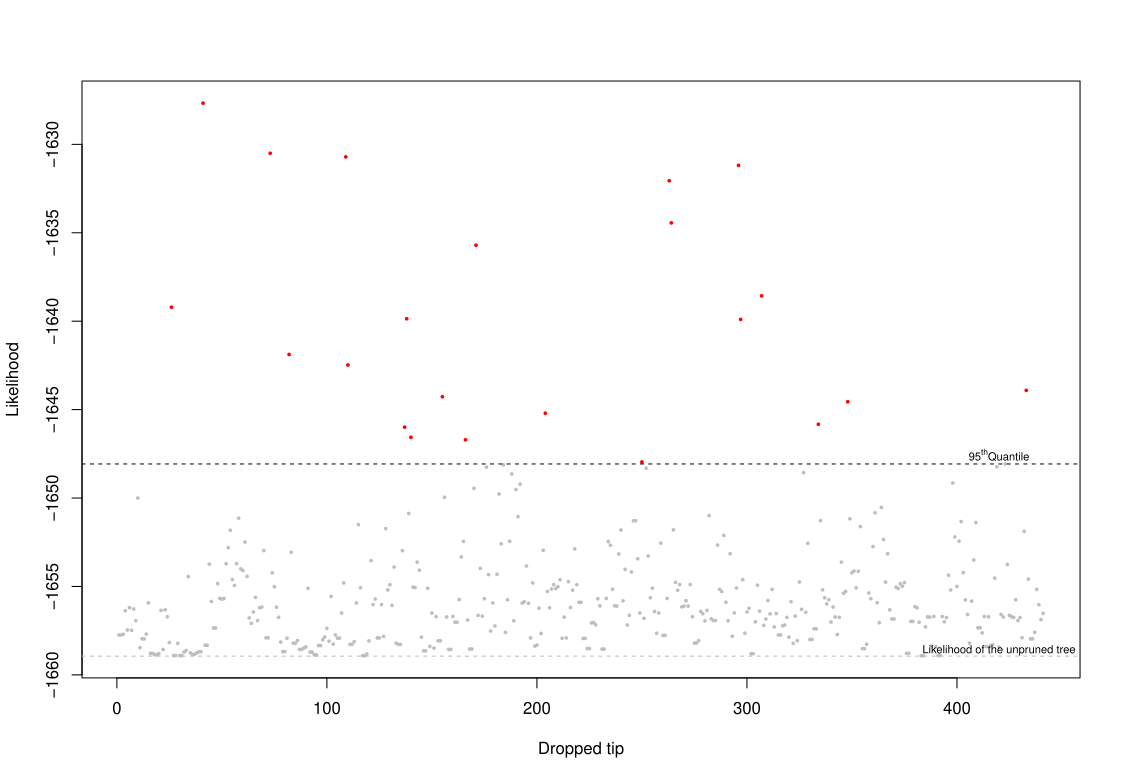

Here is the R script that generated this plot:
# Terrence Sylvester
# pradakshanas@gmail.com
# August 31, 2021

# read in data
load("../results/8b.calculate.likelihood.Lepidoptera.tip.feeding.RData")
liks <- unlist(x)
# fill in likelihood table
lik.table$likelihood <- liks
# plot the results
plot(liks,
     pch = 16,
     cex = .5,
     xlab = "Dropped tip",
     ylab = "Likelihood",
     col = c("gray", "red")[(liks > quantile(x = liks, 0.95)) + 1])
# cutoff mark
abline(h = quantile(x = liks, 0.95),
       col = "black",
       lty = 2,)
text(x = 420,
     y = quantile(x = liks, 0.95)-0.4,
     label = expression(paste("95"^"th","Quantile","")),
     pos = 3,
     cex = .7)
abline(h = full.tree.lik,
       col = "gray",
       lty = 2)
text(x = 420,
     y = full.tree.lik - .4,
     label = "Likelihood of the unpruned tree",
     pos = 3,
     cex = .7)
